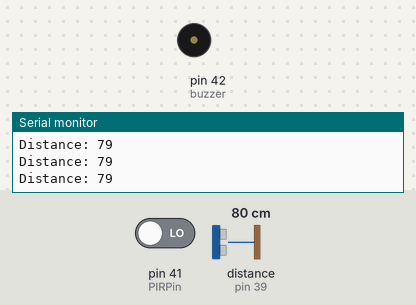
The sketch below on a simulated Arduino Mega 2560, built with avr-gcc and run on an emulated ATmega2560. Shown: buzzer (waves = sounding), the last lines printed to the serial monitor. Wiring (inferred from the names in the program): ultrasonic range finder: trigger pin 37; echo pin 39. The test bench sets the inputs (shaded band); at power-on: distance to the obstacle (sensor on pin 39) 80 cm, pin 41 (PIRPin) LOW. The echo pulse lasts 58.3 µs per cm.

Above: at 1.2 s.
1.3 s: distance to the obstacle (sensor on pin 39) set to 2 cm
4.3 s: pin 41 (PIRPin) driven HIGH
At 4.6 s:
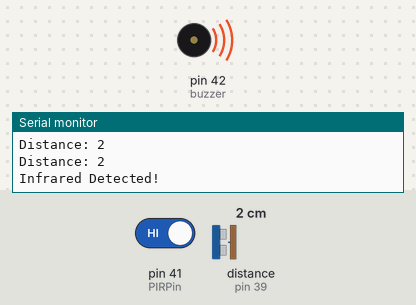
7.3 s: distance to the obstacle (sensor on pin 39) set to 23 cm
9.8 s: distance to the obstacle (sensor on pin 39) set to 29 cm
At 11.7 s:
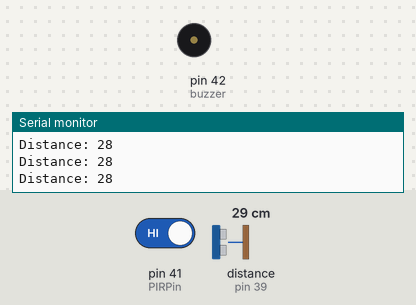
12.8 s: distance to the obstacle (sensor on pin 39) set to 4 cm
At 13.7 s:
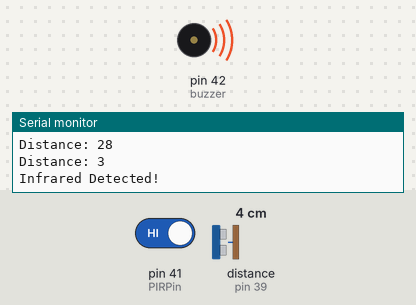
15.8 s: pin 41 (PIRPin) driven LOW
At 18.0 s:
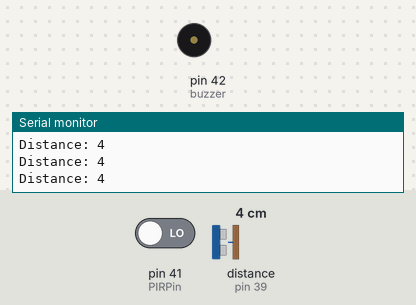
Timing chart, 0 to 19.5 s (numbered marks = the images above; inputs shaded):
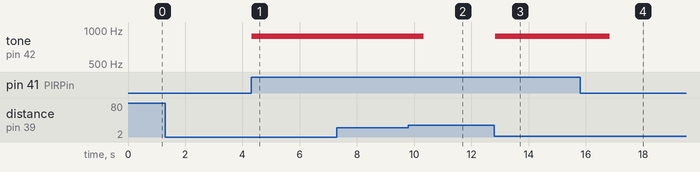

Measured:
- the behaviour switches between 26 and 27 cm on distance to the obstacle (sensor on pin 39) (found by bisection; images 1 and 2)
- after the input at 4.3 s, tone on pin 42 (buzzer): silent → 880 Hz at once
- after the input at 9.8 s, tone on pin 42 (buzzer): 880 Hz → silent after 0.53 s
- after the input at 12.8 s, tone on pin 42 (buzzer): silent → 880 Hz at once
- after the input at 15.8 s, tone on pin 42 (buzzer): 880 Hz → silent after 1.0 s

The sketch:

AlarmSystemTrialSensors.ino
```cpp
/*
  Ultrasonic Sensor HC-SR04 and Arduino Tutorial

  Crated by Dejan Nedelkovski,
  www.HowToMechatronics.com

*/
// defines pins numbers
const int trigPin = 37;
const int echoPin = 39;
int PIRPin = 41;
int PIRVal = 0;
const int buzzer = 42;
// defines variables
long duration;
int distance;
void setup() {
  pinMode(trigPin, OUTPUT); // Sets the trigPin as an Output
  pinMode(echoPin, INPUT); // Sets the echoPin as an Input
  pinMode(buzzer, OUTPUT); // Set buzzer as an Output
  pinMode(PIRPin, INPUT); // Set PIR as an Input
  Serial.begin(9600); // Starts the serial communication
}
void loop() {
  // Clears the trigPin
  digitalWrite(trigPin, LOW);
  delayMicroseconds(100);
  // Sets the trigPin on HIGH state for 10 micro seconds
  digitalWrite(trigPin, HIGH);
  delayMicroseconds(100);
  digitalWrite(trigPin, LOW);
  // Reads the echoPin, returns the sound wave travel time in microseconds
  duration = pulseIn(echoPin, HIGH);
  // Calculating the distance
  distance = (duration / 2) / 29.1;
  // Prints the distance on the Serial Monitor
  Serial.print("Distance: ");
  Serial.println(distance);
  if (distance <= 25) {
    PIRVal = digitalRead(PIRPin);
    if (PIRVal == HIGH) {
      Serial.println("Infrared Detected!");
      tone(buzzer, 880);
      delay(2000);
      noTone(buzzer);
    }
  }
}
```
